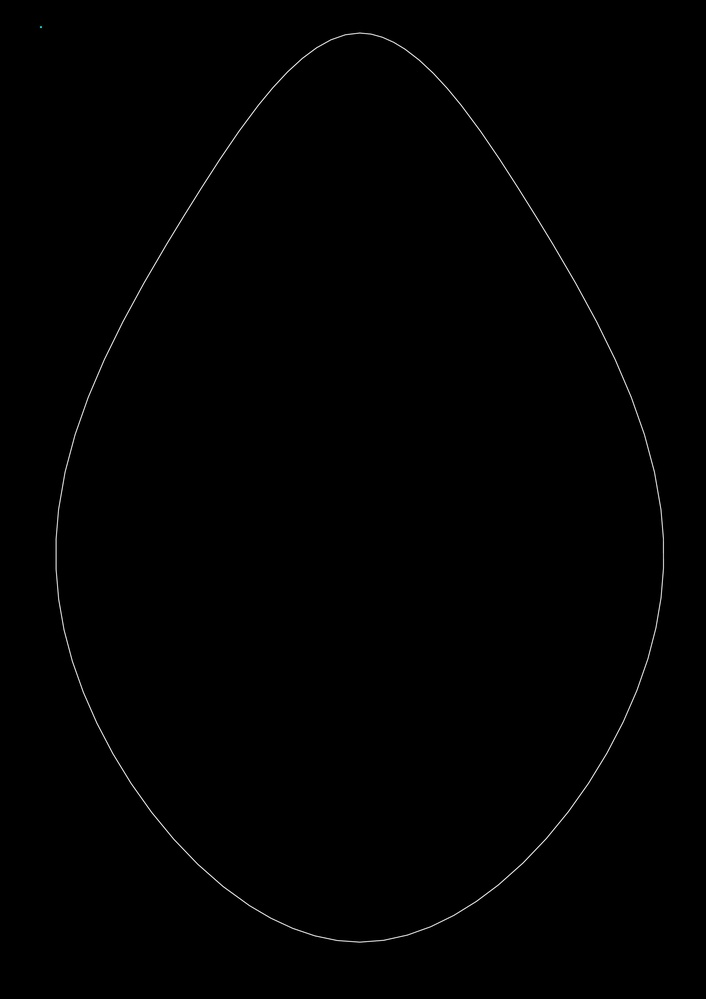
#> input picture Images/1.jpg, 706 x 999 px, shrunk from 4134 x 5847 before the run, found by its file name
$ python -i countourfinding.py   (imports and definitions only)
#> lines starting #> are read from the running program, lines starting #| are printed output that depends on the picture; after the words box and inside, x2 and y2 are one past the last pixel; in counts of white or black regions, pixels touching at a corner belong together
import numpy as np
import cv2 as cv, os
from PIL import Image, ImageStat
import matplotlib.pyplot as plt, numpy as np
from pdf2image import convert_from_path
from os import listdir, getcwd
from os.path import isfile, join
import shutil
from os import getcwd
from PIL import Image
import PIL.ImageOps

# [38 lines left out: functions pdfToImg, invertColor, plotPixels, normalPlot, not called in this run]

def saveCounteurs(contours, im, fileName):
    path = getcwd() + r'/Contours/{}'.format(fileName)
    for c in range (0, len(contours)):
        cv.drawContours(im, contours, c, (0,255,0), 3)
        cv.imwrite(path + '{}.jpg'.format(c), im)

def saveList(lista, fileName):
    f = open(getcwd() + r'/Outputs/{}.txt'.format(removeFileFormat(fileName)), 'w')
    f.write('{\n')
    for item in lista:
        print(item)
        f.write('[{}, {}], '.format(item[0,0], item[0,1]))
    f.write('\n}')
    f.close()


# [23 lines left out: functions main, saveImg, not called in this run]

def removeFileFormat(fileName):
    return os.path.splitext(fileName)[0]

def getFileType(fileName):
    return os.path.splitext(fileName)[1]

def getContour(fileName):
#> called with fileName = 'Images/1.jpg'
    print(fileName)

    path = getcwd() + r'/Images/{}.jpg'.format(removeFileFormat(fileName))
    im = cv.imread(path)
#> im is the input picture: shape (999, 706, 3); mean B, G, R 0.8, 0.8, 0.8
    imgray = cv.cvtColor(im, cv.COLOR_BGR2GRAY)
    ret, thresh = cv.threshold(imgray, 127, 255, 0)
#> thresh: shape (999, 706); 0.33% white in thin lines or dots, all inside (x1, y1, x2, y2) = (40, 27, 664, 943)
    contours, hierarchy = cv.findContours(thresh, cv.RETR_TREE, cv.CHAIN_APPROX_NONE)
#> contours = 3 contours, 1 with area under 20; largest, box (x1, y1, x2, y2) and area: (56, 33, 664, 943) 186, (58, 592, 343, 941) 56
    saveCounteurs(contours, im, os.path.splitext(fileName)[0])
#> the loop in saveCounteurs, `for c in range (0, len(contours)):` made 3 passes
#> pass 1, in saveCounteurs, `cv.imwrite(path + '{}.jpg'.format(c), im)`:
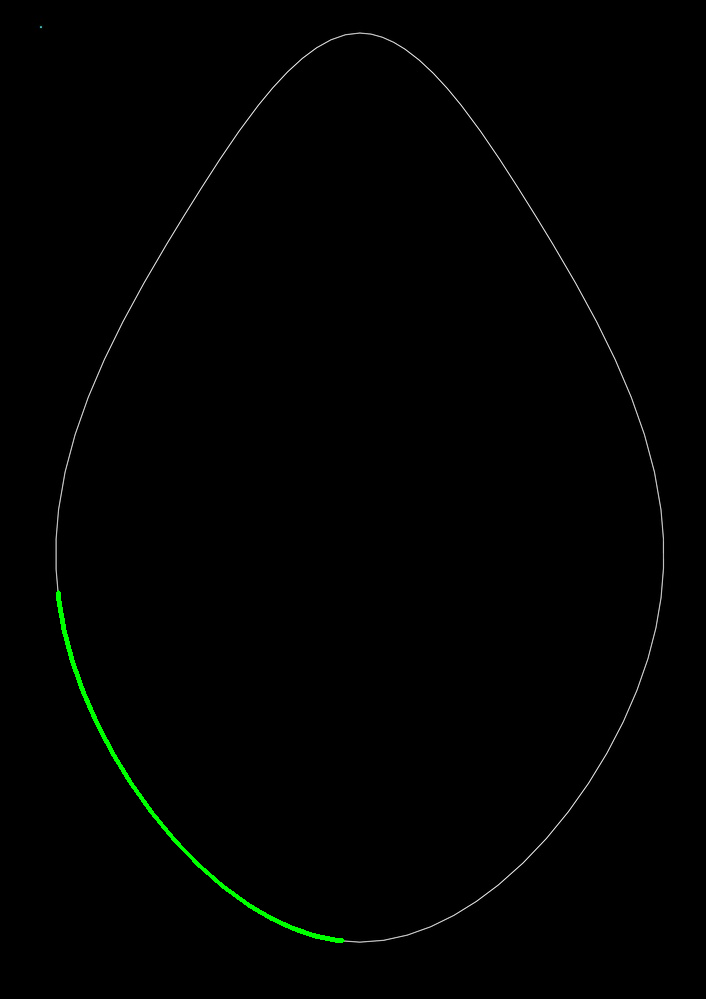
#> saved as 10.jpg: shape (999, 706, 3); mean B, G, R 0.7, 1.4, 0.7
#> pass 2, in saveCounteurs, `cv.imwrite(path + '{}.jpg'.format(c), im)`:
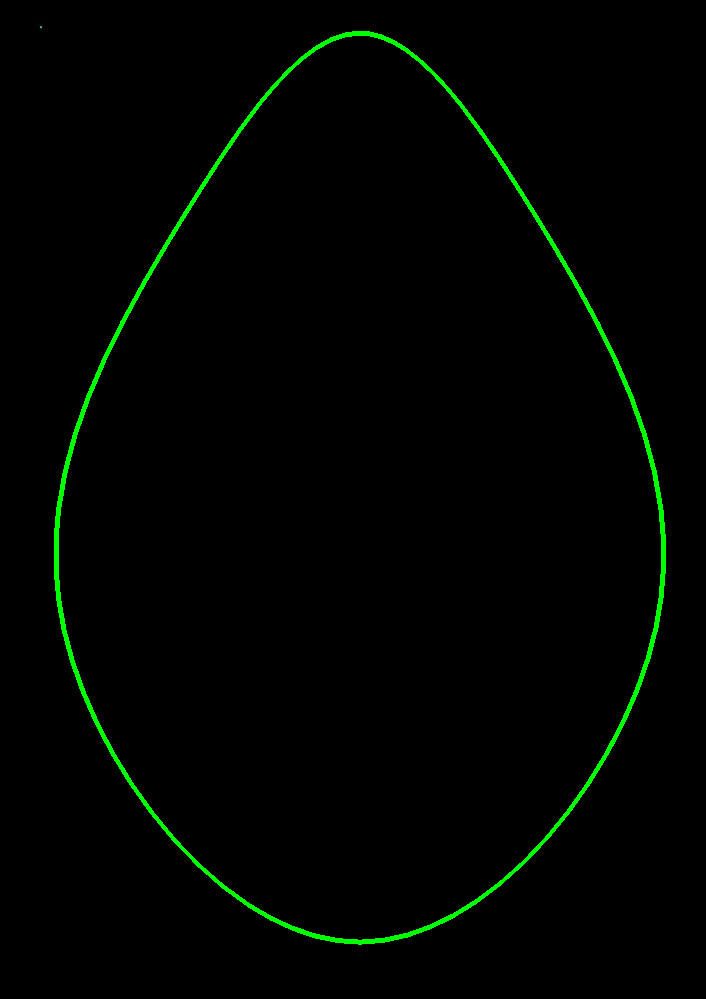
#> saved as 11.jpg: shape (999, 706, 3); mean B, G, R 0, 3.8, 0
#> after the loop in saveCounteurs, `for c in range (0, len(contours)):`:
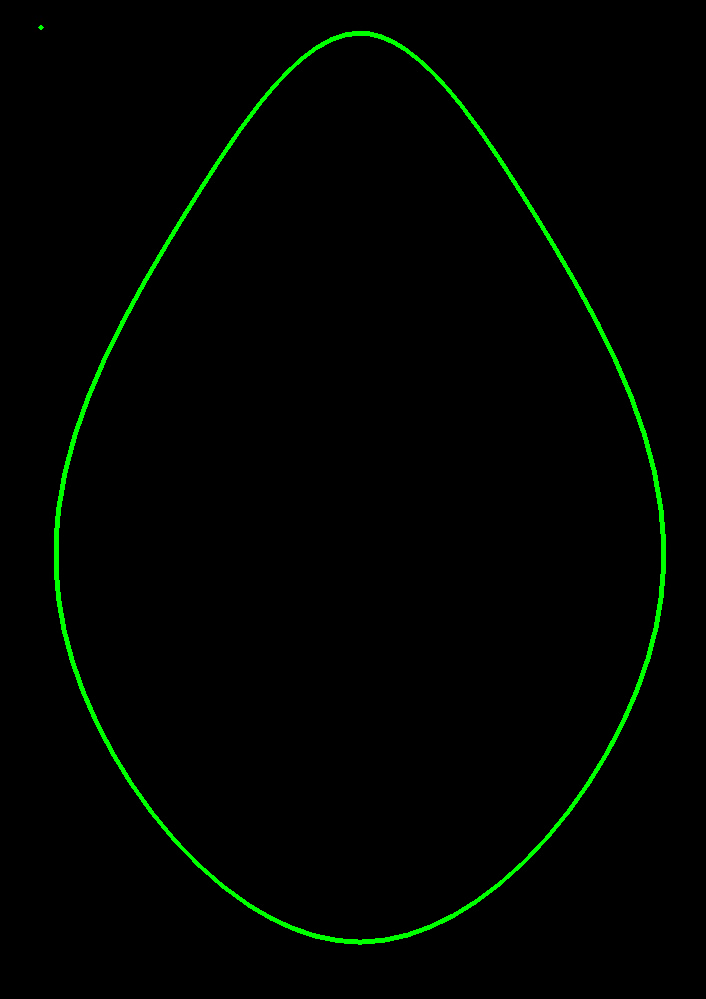
#> im: shape (999, 706, 3); 1.49% of pixels changed, all inside (x1, y1, x2, y2) = (38, 25, 666, 945)
    #print(contours[1])
    saveList(contours[1], fileName)
#> the loop in saveList, `for item in lista:` made 3265 passes
#> item on passes 1 to 3: [[352, 33]], [[351, 34]], [[350, 34]]
#| [[352  33]]
#| [[351  34]]
#| [[350  34]]
#| [[349  34]]
#| [[348  34]]
#| [[347  34]]
#| [[346  34]]
#| [[345  34]]
#> (further printed lines are left out)
    #imagem = Image.open(path)
    #plotPixels(imagem, contours[1])
# [1 line not run here, left out]

#main('teste.jpg')
##https://opencv-python-tutroals.readthedocs.io/en/latest/py_tutorials/py_imgproc/py_contours/py_contour_features/py_contour_features.html

>>> result = getContour('Images/1.jpg')

$ run again, on Images/5.jpg
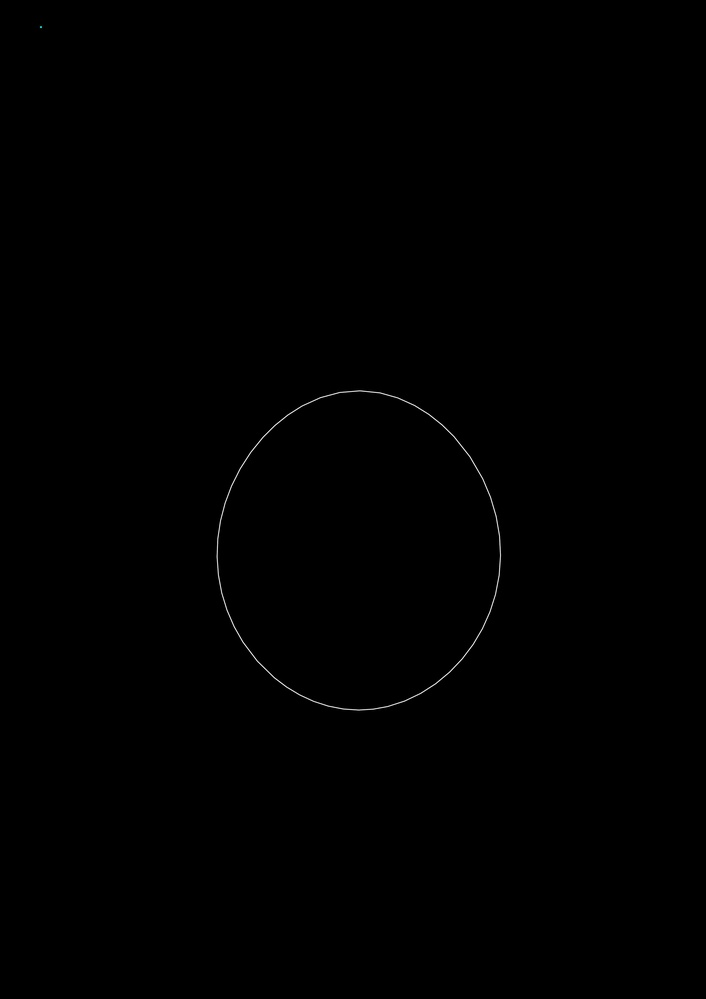
#> input picture Images/5.jpg, 706 x 999 px, shrunk from 4134 x 5847 before the run, found by its file name
#> in getContour, im is the input picture: shape (999, 706, 3); mean B, G, R 0.3, 0.3, 0.3
#> thresh: shape (999, 706); 0.13% white in thin lines or dots, all inside (x1, y1, x2, y2) = (40, 27, 501, 711)
#> contours = 2 contours, 1 with area under 20; largest, box (x1, y1, x2, y2) and area: (217, 390, 501, 711) 104
#> the loop in saveCounteurs, `for c in range (0, len(contours)):` made 2 passes
#> pass 1, in saveCounteurs, `cv.imwrite(path + '{}.jpg'.format(c), im)`:
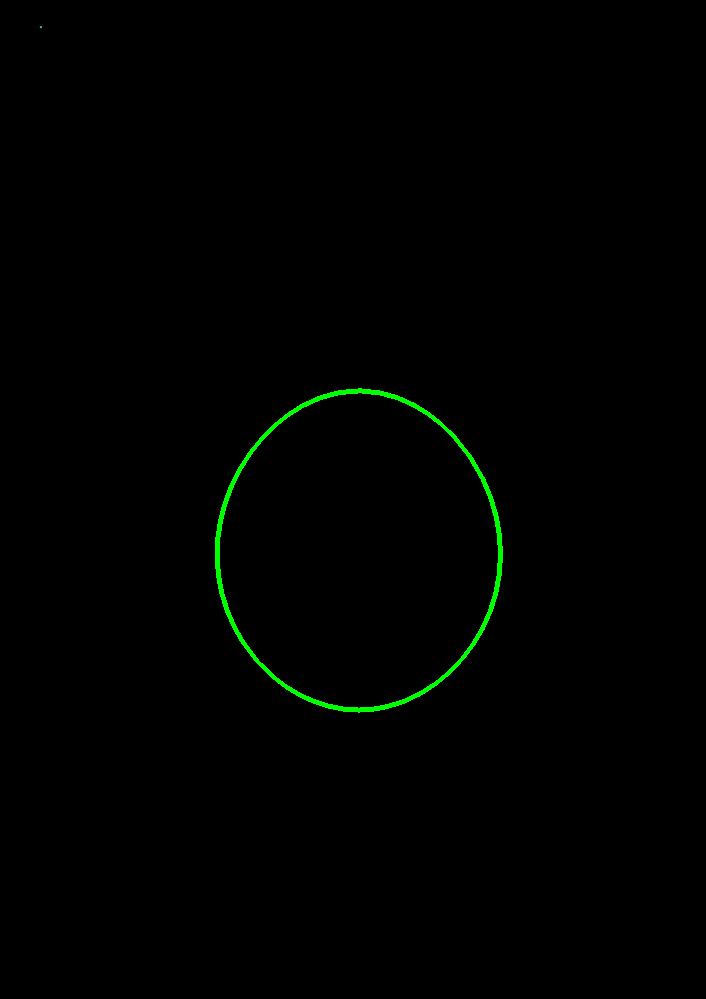
#> saved as 50.jpg: shape (999, 706, 3); mean B, G, R 0, 1.6, 0
#> the loop in saveList, `for item in lista:` made 2 passes
#> item on passes 1 to 2: [[40, 27]], [[41, 27]]
#> (printed output is left out)

$ run again, on Images/Imagesteste.jpg
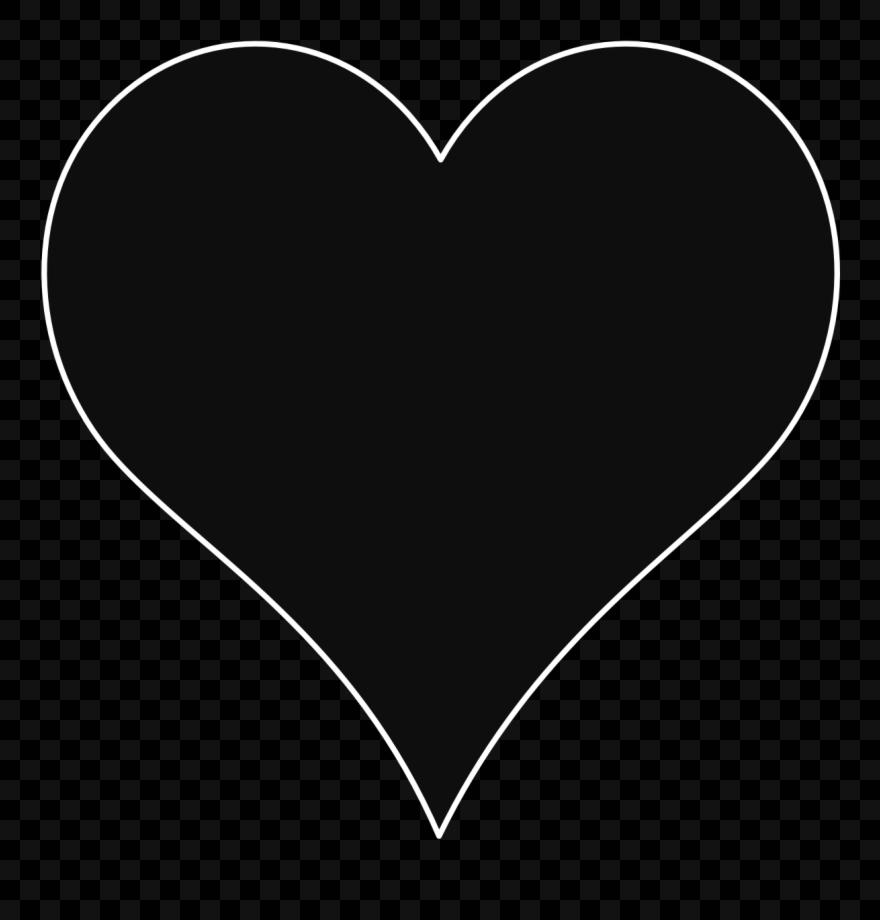
#> input picture Images/Imagesteste.jpg, 880 x 920 px, found by its file name
#> in getContour, im is the input picture: shape (920, 880, 3); min 0, max 255, mean 15.9
#> thresh: shape (920, 880); 1.8% white; 1 white region
#> contours = 2 contours; box (x1, y1, x2, y2) and area: (41, 41, 840, 839) 399820, (46, 46, 835, 829) 387486
#> the loop in saveCounteurs, `for c in range (0, len(contours)):` made 2 passes
#> pass 1, in saveCounteurs, `cv.imwrite(path + '{}.jpg'.format(c), im)`:
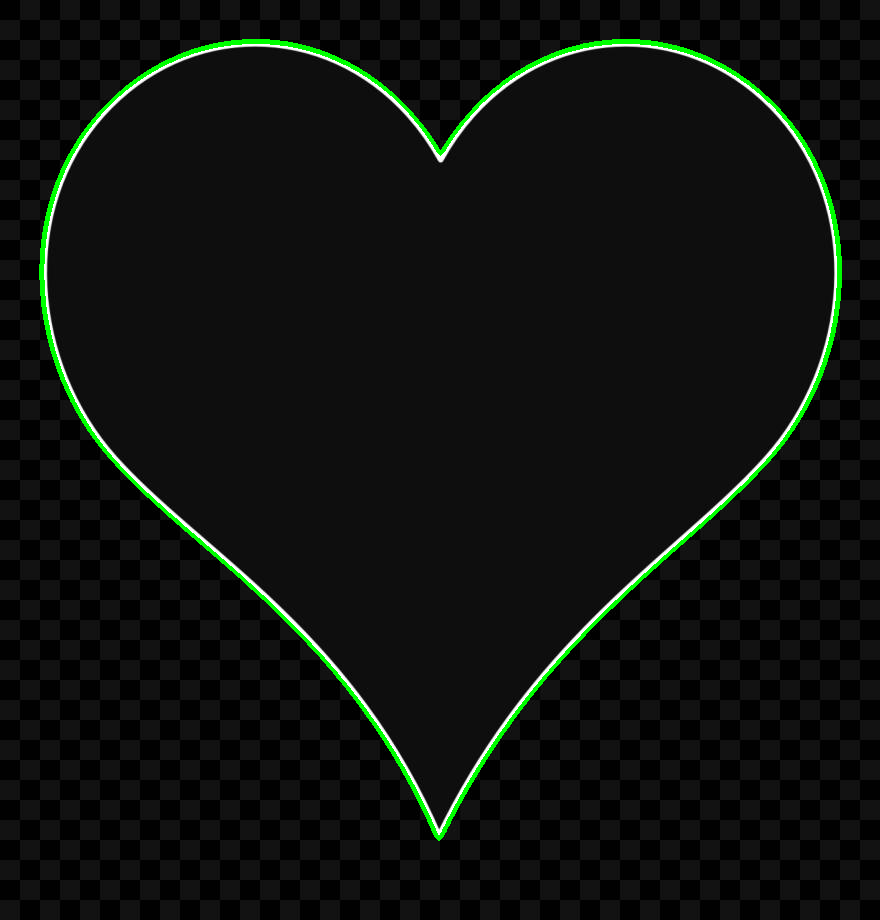
#> saved as Imagesteste0.jpg: shape (920, 880, 3); mean B, G, R 13.9, 17.3, 13.9
#> pass 2, in saveCounteurs, `cv.imwrite(path + '{}.jpg'.format(c), im)`:
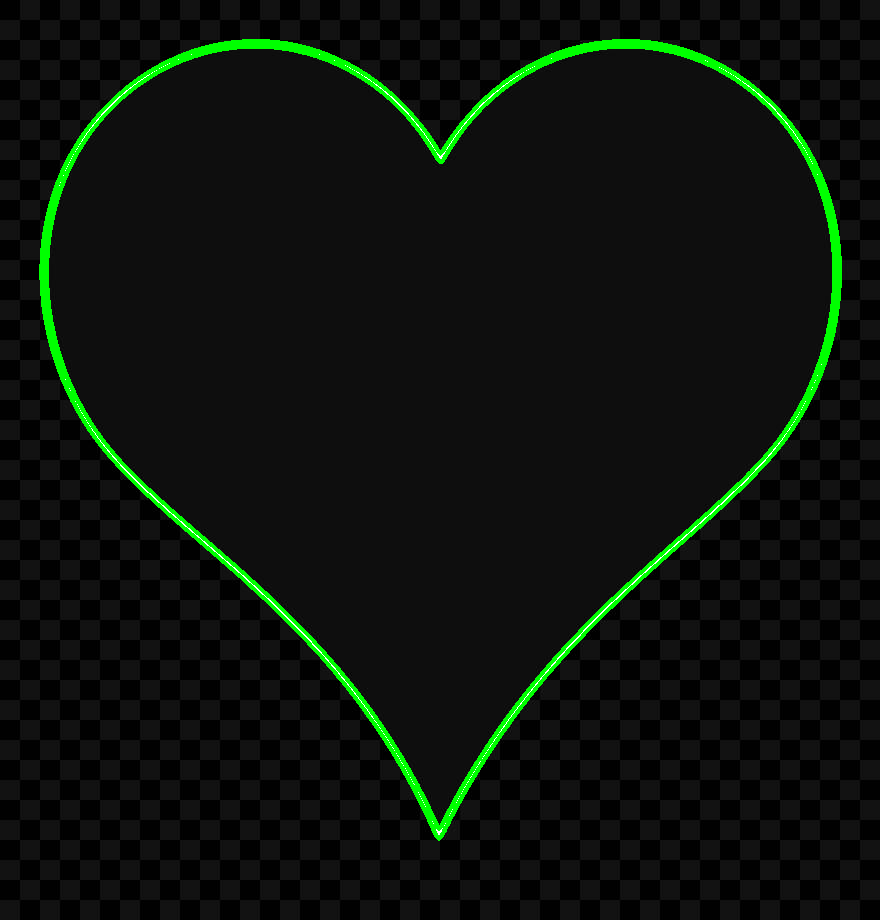
#> saved as Imagesteste1.jpg: shape (920, 880, 3); mean B, G, R 11.8, 18.6, 11.8
#> the loop in saveList, `for item in lista:` made 2161 passes
#> item on passes 1 to 3: [[236, 47]], [[237, 46]], [[238, 46]]
#> (printed output is left out)
